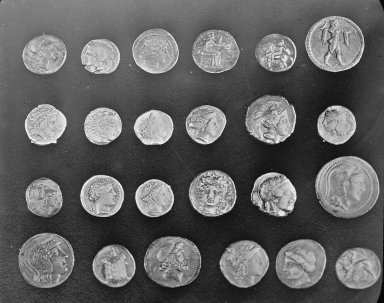
#> input picture skimage.data.coins(), 384 x 303 px
$ python t01_connectivity.py
#> lines starting #> are read from the running program, lines starting #| are printed output that depends on the picture; after the words box and inside, x2 and y2 are one past the last pixel; in counts of white or black regions, pixels touching at a corner belong together
### src/exercise_01/t01_load_image.py
__author__ = "mi_nombre_aqui"
# Estas dos líneas inferiores se usan para crear gráficos interactivos
import os
from pathlib import Path

import matplotlib as mpl

mpl.use("Tkagg")
import matplotlib.pyplot as plt

# Para escribir menos puedo poner alias a lo que importo:
import numpy
import numpy as np
import scipy

# Aquí importo las librerías que me resultan útiles
import skimage
import skimage.io
import sklearn

output_folder = Path(__file__).parent.parent.parent / "outs" / Path(__file__).parent.name
output_folder.mkdir(exist_ok=True, parents=True)


"""
Date = 17/07/2018
Author = 106376
Project = Práctica 0, principios de python

"""

"""
   En este código proporcionamos herramientas que nos van a permitir cargar, guardar y visualizar
   imágenes. Lo usaremos durante todas las prácticas.

   TODO: Entiende este código y haz que funcione asegurándote de que tienes bien elegido el intérprete
"""


# Las funciones de python se definen con def. El contenido se escribe indentado:
# [25 lines left out: functions cargar_imagen, guardar_imagen, not called in this run]


def visualizar_imagen(
    imagen,
    titulo="nombre_del_estudiante",
    block=True,
    save_figure=False,
    figure_save_path="out/fig_sample.png",
    rescale_colors=True,
):
    """
    Esta función visualiza y almacena una imagen y salva la figura si se indica
    :param imagen_rgb: imagen RGB de tipo numpy array
    :param titulo: Indica el nombre del estudiante más la información adicional requerida
    :param block: Permite que al visualizar la imagen en programa pare hasta cerrar la ventana
    :return:
    """

    fig, ax = plt.subplots(1, 1, sharex=True, sharey=True)
    if len(imagen.shape) == 2:
        if rescale_colors:
            vmin = 0
            vmax = 1
            if np.ravel(imagen).max() > 1.0:
                vmax = 255
            ax.imshow(imagen, cmap=plt.get_cmap("gray"), vmin=vmin, vmax=vmax)
        else:
            ax.imshow(imagen)

    else:
        ax.imshow(imagen)
    ax.set_title(titulo)
    if save_figure:
        folder, filename = os.path.split(figure_save_path)
        try:
            os.makedirs(folder)
        except Exception:
            pass
        plt.savefig(figure_save_path, dpi=600)
    plt.show(block=block)


# [63 lines left out: function visualizar_imagenes, not called in this run]


# Es buena costumbre meter este if al final para evitar que se ejecute código al importar este script desde otro.
# [15 lines that do not run on import are left out]

### src/exercise_05/t01_connectivity.py
# -*- coding: utf-8 -*-
__author__ = 106360

import matplotlib

matplotlib.use("Tkagg")

import math

import matplotlib.patches as mpatches
import matplotlib.pyplot as plt
import numpy as np
import skimage
from skimage import data
from skimage.color import label2rgb
from skimage.draw import ellipse
from skimage.filters import threshold_otsu
from skimage.measure import label, regionprops
from skimage.morphology import closing, dilation, disk, erosion, opening, square
from skimage.segmentation import clear_border
from skimage.transform import rotate

from src.exercise_01.t01_load_image import visualizar_imagen, visualizar_imagenes

image = data.coins()[50:-50, 50:-50]
from pathlib import Path

output_folder = Path(__file__).parent.parent.parent / "outs" / Path(__file__).parent.name
output_folder.mkdir(exist_ok=True, parents=True)


# [97 lines left out: functions do_test_image_connectivity_coins, do_test_image_connectivity_ellipse, do_test_image_granos_arroz, not called in this run]


def do_test_image_garbanzos():
    """
    NOMBRE:
    TODO:
        Sobre la imagen garbanzos.bmp realiza lo siguiente:
        - Segmenta la imagen para aislar todos los garbanzos y fideos.
        - Mediante las técnicas de etiquetado estudiadas calcula el área de cada uno de los garbanzos.
        - Pinta el cajon capaz de cada garbanzo analizado.
        - Devuelve el valor medio y la desviación típica de la longitud y área de garbanzos
        Ojo: Ten en cuenta que hay que eliminar los fideos de la imagen en algún momento del proceso.
        Almacena las imágenes obtenidas en el directorio out de la práctica como : image_garbanzos_XXX.png
        Respuesta:
    """
    image = skimage.io.imread("./data/conectividad/garbanzos.bmp")
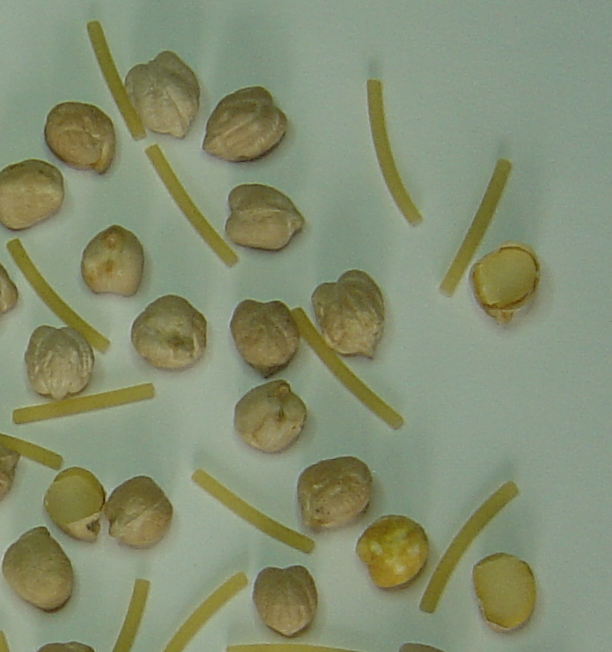
#> input picture data/conectividad/garbanzos.bmp, 612 x 652 px, found by its file name
#> image is the input picture: shape (652, 612, 3); mean R, G, B 133.2, 142.5, 113.5
    imagen_b = image[:, :, 2]
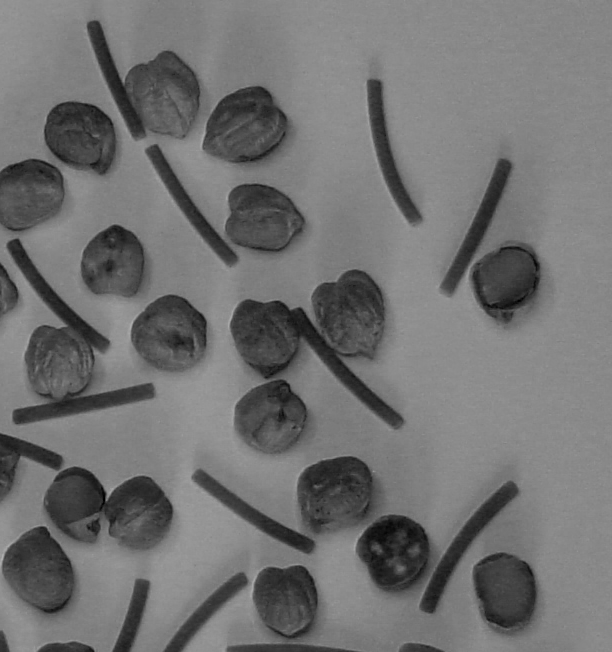
#> imagen_b: shape (652, 612); min 0, max 175, mean 113.5
    thresh = threshold_otsu(imagen_b)
#> thresh = 97
    bw = imagen_b < thresh
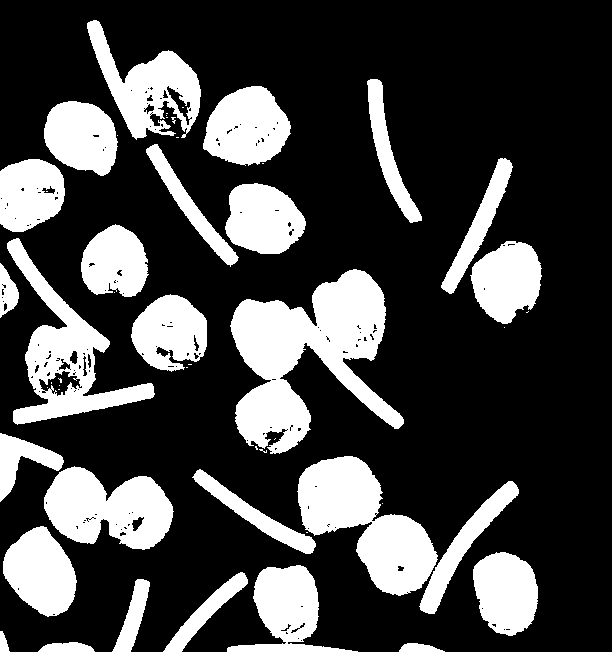
#> bw: shape (652, 612) bool; 26.8% white; 51 white regions (24 under 20 px), largest, box (x1, y1, x2, y2) and area: (230, 269, 404, 454) 15700, (297, 456, 438, 596) 9870, (7, 238, 155, 425) 7866
    visualizar_imagen(bw)
    # Rellenar agujeros
    bw = closing(bw, disk(5))
#> bw: shape (652, 612) bool; 28% white; 18 white regions, largest, box (x1, y1, x2, y2) and area: (0, 101, 155, 425) 17038, (230, 269, 404, 454) 16326, (192, 456, 519, 614) 15180
    visualizar_imagen(bw)
    # quitar palitos
    bw = opening(bw, disk(25))
#> bw: shape (652, 612) bool; 20.7% white; 16 white regions, largest, box (x1, y1, x2, y2) and area: (231, 272, 386, 379) 10158, (297, 456, 440, 595) 9898, (44, 467, 173, 549) 7258
    visualizar_imagen(bw)

    # Separar garbanzos
    bw = erosion(bw, disk(25))
#> bw: shape (652, 612) bool; 2.1% white; 19 white regions, largest, box (x1, y1, x2, y2) and area: (327, 297, 361, 339) 870, (140, 80, 176, 111) 736, (231, 112, 265, 140) 636
    visualizar_imagen(bw)

    # label image regions
    label_image = label(bw)
#> label_image: shape (652, 612) int32; 20 distinct labels, from 0 to 19
    image_label_overlay = label2rgb(label_image, image=image)
    visualizar_imagen(label_image)
    # Pero son más pequeños!!
    # Si los hago mñas grandes se juntan
    bw = dilation(bw, disk(25))
    visualizar_imagen(bw)

    fig, ax = plt.subplots(figsize=(10, 6))
    ax.imshow(image_label_overlay)

    # Esta parte es para 10
    for i in range(label_image.max() + 1):
        if i == 0:
            continue
        # Me quedo con el objeto i
        bw_objeto_i = label_image == i
        visualizar_imagen(bw_objeto_i)
        # Lo hincho
        bw_objeto_i_hinchado = dilation(bw_objeto_i, disk(25))
        visualizar_imagen(bw_objeto_i_hinchado)
        # Lo vuelvo a pegar en el objeto i
        label_image[bw_objeto_i_hinchado] = i
#> bw_objeto_i: shape (652, 612) bool; 0.06% white; 1 white region, box (x1, y1, x2, y2) and area: (279, 592, 294, 619) 239
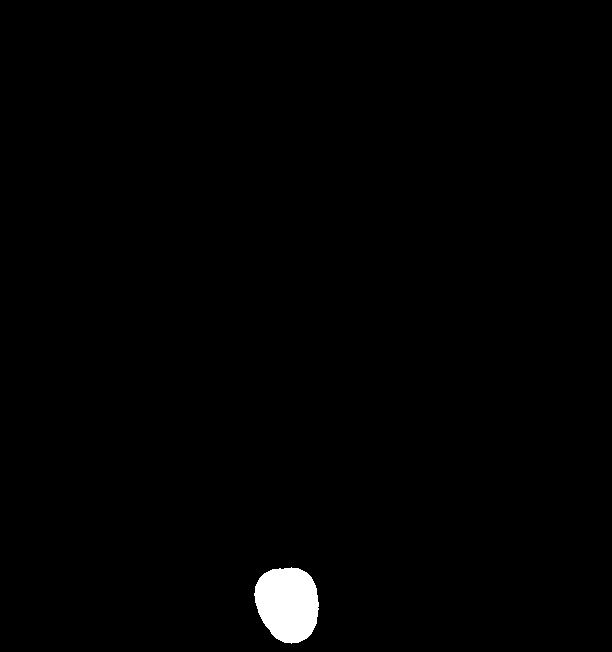
#> bw_objeto_i_hinchado: shape (652, 612) bool; 0.97% white; 1 white region, box (x1, y1, x2, y2) and area: (254, 567, 319, 644) 3864
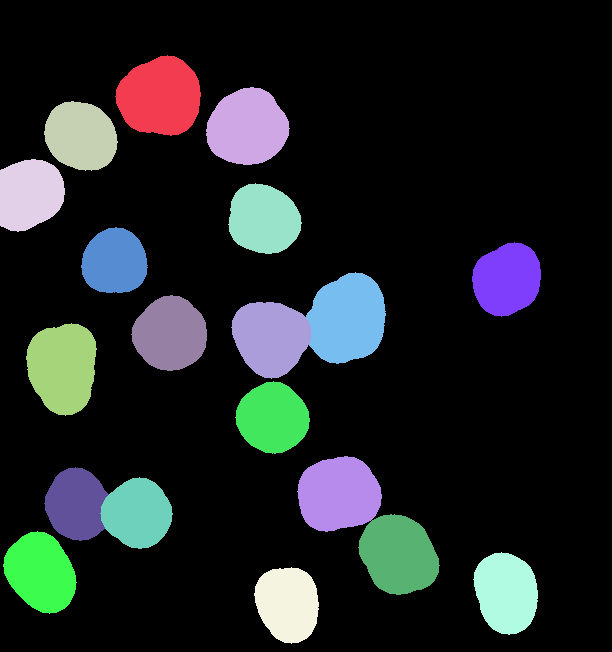
#> label_image: shape (652, 612) int32; 20 distinct labels, from 0 to 19; one colour per label, 0 black

    image_label_overlay = label2rgb(label_image, image=image)
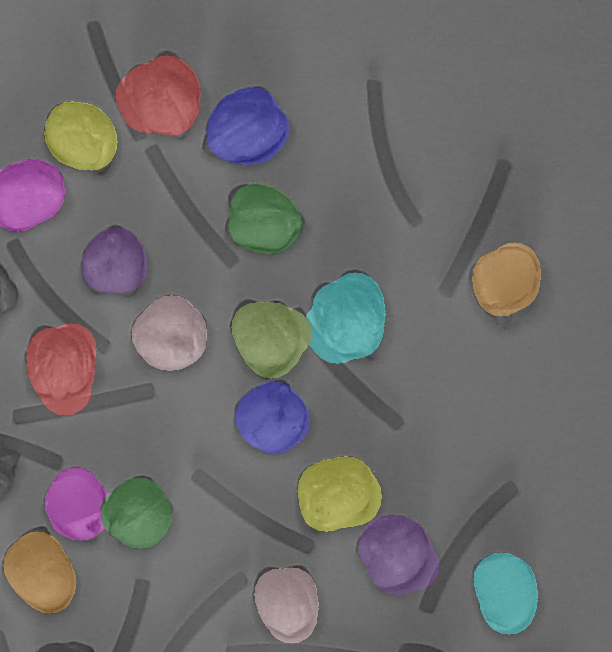
#> image_label_overlay: shape (652, 612, 3) float64; mean R, G, B 0.432, 0.424, 0.424
    fig, ax = plt.subplots(figsize=(10, 6))
    ax.imshow(image_label_overlay)
    lista_areas = []
    for region in regionprops(label_image):
        # take regions with large enough areas
        if region.area >= 100:
            # draw rectangle around segmented coins
            minr, minc, maxr, maxc = region.bbox
            rect = mpatches.Rectangle(
                (minc, minr), maxc - minc, maxr - minr, fill=False, edgecolor="red", linewidth=2
            )
            ax.add_patch(rect)
            if region.major_axis_length / region.minor_axis_length < 1.3:
                lista_areas.append(region.area)
#> this loop made 19 passes
#> (minr, minc, maxr, maxc) on passes 1 to 12: (55, 115, 136, 201), (87, 206, 165, 290), (101, 44, 171, 118), (159, 0, 232, 65), (183, 228, 254, 302), (227, 81, 293, 148), (242, 472, 317, 541), (272, 306, 364, 386), (295, 131, 371, 207), (302, 231, 379, 312), (323, 26, 416, 97), (381, 235, 454, 310)
#> after the loop, lista_areas = [5275, 4924, 3973, 3829, 4008, 3455, 3929, 5572, 4326, 4586, 4011, 5009, 3457, 3801, 4889, 3864]

    print(np.array(lista_areas).mean())
#| 4306.75
    ax.set_axis_off()
    plt.tight_layout()
    plt.show()
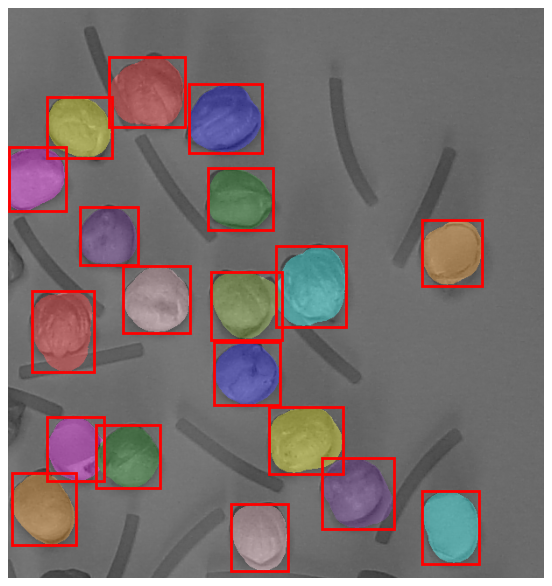
#> figure drawn by matplotlib, 1 panel


if __name__ == "__main__":
    # do_test_image_connectivity_coins()
    do_test_image_garbanzos()
